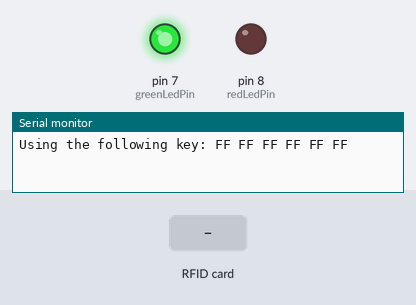
Bench run of a sketch on a simulated Arduino Uno, built with avr-gcc and run on an emulated ATmega328P. Parts: output pins drawn as LEDs (lit = HIGH), the last lines printed to the serial monitor. The inputs (shaded band) are chosen by the test bench. Pins used as bus, display or sensor lines are not drawn.

Above: at 1.2 s.
1.3 s: RFID card 5E 7A 19 C4 held to the reader
At 2.7 s:
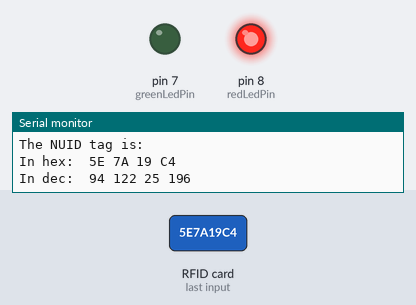
Timing chart, 0 to 4.3 s (numbered marks = the images above; inputs shaded):
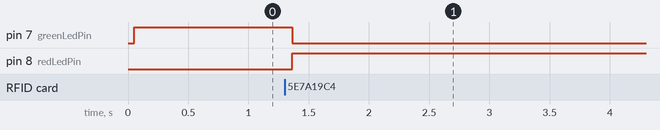

The sketch:

ElectronicLockControllerCode.ino
```cpp
/*
 * --------------------------------------------------------------------------------------------------------------------
 * Bike locker main control code.
 * --------------------------------------------------------------------------------------------------------------------
 * This is the main code of our bike locker. It essentially checks if the card being read is new and then checks if it matches what is currently stored in memory and acts accordingly.
 *
 * By Group 37 Engineering Design 3B
 *
 *
 * Pin layout used:
 * -------------------------------------
 *             MFRC522      Arduino
 *             Reader/PCD   Uno/101
 * Signal      Pin          Pin
 * -------------------------------------
 * RST/Reset   RST          9
 * SPI SS      SDA(SS)      10
 * SPI MOSI    MOSI         11 / ICSP-4
 * SPI MISO    MISO         12 / ICSP-1
 * SPI SCK     SCK          13 / ICSP-3
 */

#include <SPI.h>
#include <MFRC522.h>

constexpr uint8_t RST_PIN = 9;     // Configurable, see typical pin layout above
constexpr uint8_t SS_PIN = 10;     // Configurable, see typical pin layout above
int greenLedPin = 7;               // Green LED output pin
int redLedPin = 8;                // Red LED output pin
int actuatorTriggerA = 2;          // Actuator trigger A pin
int actuatorTriggerB = 4;          // Actuator trigger B pin

MFRC522 rfid(SS_PIN, RST_PIN); // Instance of the class

MFRC522::MIFARE_Key key;

// Init array that will store new NUID
byte nuidPICC[4];

//Initialize the lock as unlocked
bool lockLocked = false;

void setup() {
  Serial.begin(9600);
  SPI.begin(); // Init SPI bus
  rfid.PCD_Init(); // Init MFRC522

  for (byte i = 0; i < 6; i++) {
    key.keyByte[i] = 0xFF;
  }


  Serial.print(F("Using the following key:"));
  printHex(key.keyByte, MFRC522::MF_KEY_SIZE);
  pinMode(greenLedPin, OUTPUT);
  pinMode(redLedPin, OUTPUT);
  pinMode(actuatorTriggerA, OUTPUT);
  pinMode(actuatorTriggerB, OUTPUT);
  digitalWrite(greenLedPin, HIGH);
}

void loop() {

  // Look for new cards
  if ( ! rfid.PICC_IsNewCardPresent())
    return;

  // Verify if the NUID has been readed
  if ( ! rfid.PICC_ReadCardSerial())
    return;

  Serial.print(F("PICC type: "));
  MFRC522::PICC_Type piccType = rfid.PICC_GetType(rfid.uid.sak);
  Serial.println(rfid.PICC_GetTypeName(piccType));

  // Check is the PICC of Classic MIFARE type
  if (piccType != MFRC522::PICC_TYPE_MIFARE_MINI &&
    piccType != MFRC522::PICC_TYPE_MIFARE_1K &&
    piccType != MFRC522::PICC_TYPE_MIFARE_4K) {
    Serial.println(F("Your tag is not of type MIFARE Classic."));
    return;
  }


  if (rfid.uid.uidByte[0] != nuidPICC[0] ||
    rfid.uid.uidByte[1] != nuidPICC[1] ||
    rfid.uid.uidByte[2] != nuidPICC[2] ||
    rfid.uid.uidByte[3] != nuidPICC[3] ) {
    Serial.println(F("A new card has been detected."));

    if (!lockLocked) {

    // Store NUID into nuidPICC array
    for (byte i = 0; i < 4; i++) {
      nuidPICC[i] = rfid.uid.uidByte[i];
    }

   //Lock routine
    Serial.println(F("The NUID tag is:"));
    Serial.print(F("In hex: "));
    printHex(rfid.uid.uidByte, rfid.uid.size);
    Serial.println();
    Serial.print(F("In dec: "));
    printDec(rfid.uid.uidByte, rfid.uid.size);
    Serial.println();
    digitalWrite(greenLedPin, LOW);
    digitalWrite(redLedPin, HIGH);
    digitalWrite(actuatorTriggerB, HIGH);
    //digitalWrite(actuatorTriggerB, HIGH);
    delay(1000);
    digitalWrite(actuatorTriggerB, LOW);
    //digitalWrite(actuatorTriggerB, LOW);


    lockLocked = true;
    } else {
      Serial.println(F("Currently locked with a different Card."));
      digitalWrite(greenLedPin, HIGH);
      digitalWrite(redLedPin, HIGH);
      delay(100);
      digitalWrite(greenLedPin, LOW);
      digitalWrite(redLedPin, LOW);
      delay(100);
      digitalWrite(greenLedPin, HIGH);
      digitalWrite(redLedPin, HIGH);
      delay(100);
      digitalWrite(greenLedPin, LOW);
      delay(100);
    }
  }
  else {
    if (lockLocked) {
    Serial.println(F("Locked Bike owner card detected, unlocking..."));
    digitalWrite(greenLedPin, HIGH);
    digitalWrite(redLedPin, LOW);
    //digitalWrite(actuatorTriggerA, LOW);
    //digitalWrite(actuatorTriggerB, LOW);
    //delay(1000);
    //digitalWrite(actuatorTriggerA, HIGH);

    digitalWrite(actuatorTriggerA, HIGH);
    delay(1000);
    //digitalWrite(actuatorTriggerA, LOW);
    digitalWrite(actuatorTriggerA, LOW);

    lockLocked = false;
    } else {
         //Lock routine (unnecessary leaving it here because there might be a reason I added it)
    Serial.println(F("The NUID tag is:"));
    Serial.print(F("In hex: "));
    printHex(rfid.uid.uidByte, rfid.uid.size);
    Serial.println();
    Serial.print(F("In dec: "));
    printDec(rfid.uid.uidByte, rfid.uid.size);
    Serial.println();
    digitalWrite(greenLedPin, LOW);
    digitalWrite(redLedPin, HIGH);
    //digitalWrite(actuatorTriggerA, HIGH);
    digitalWrite(actuatorTriggerB, HIGH);
    delay(1000);
    //digitalWrite(actuatorTriggerA, LOW);
    digitalWrite(actuatorTriggerB, LOW);


    lockLocked = true;
    }
  }

  // Halt PICC
  rfid.PICC_HaltA();

  // Stop encryption on PCD
  rfid.PCD_StopCrypto1();
}


/**
 * Helper routine to dump a byte array as hex values to Serial.
 */
void printHex(byte *buffer, byte bufferSize) {
  for (byte i = 0; i < bufferSize; i++) {
    Serial.print(buffer[i] < 0x10 ? " 0" : " ");
    Serial.print(buffer[i], HEX);
  }
}

/**
 * Helper routine to dump a byte array as dec values to Serial.
 */
void printDec(byte *buffer, byte bufferSize) {
  for (byte i = 0; i < bufferSize; i++) {
    Serial.print(buffer[i] < 0x10 ? " 0" : " ");
    Serial.print(buffer[i], DEC);
  }
}
```

Measured:
- after the input at 1.3 s, pin 7 (greenLedPin): HIGH → LOW after 0.06 s; pin 8 (redLedPin): LOW → HIGH after 0.06 s
